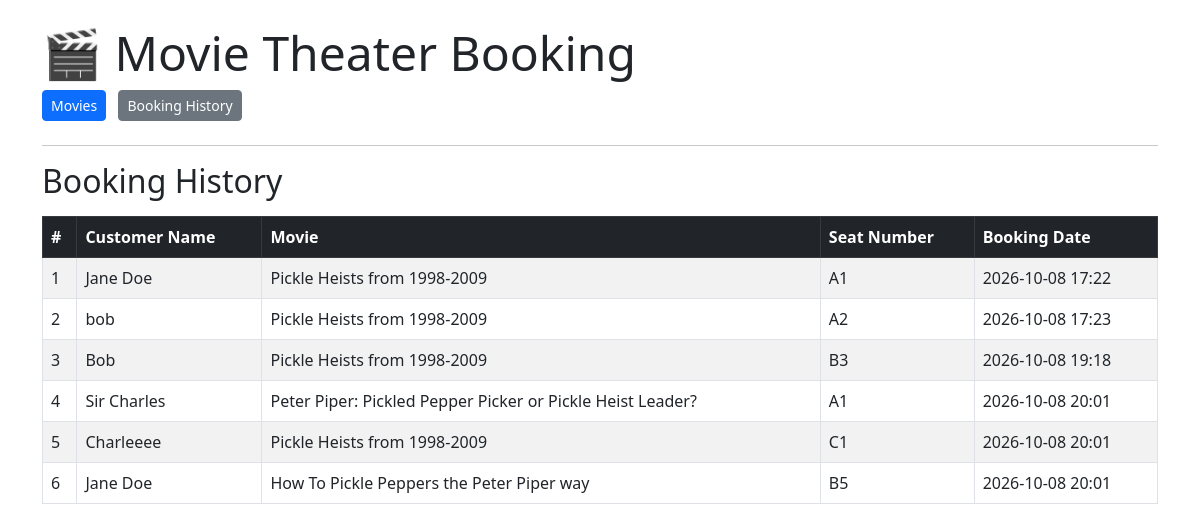
/booking-history/, run on the app's committed database.
### bookings/models.py (models this page shows, shortened)
class Booking(models.Model):
    movie = models.ForeignKey(Movie, on_delete=models.CASCADE)
    seat = models.ForeignKey(Seat, on_delete=models.CASCADE)
    user = models.CharField(max_length=100)
    booking_date = models.DateTimeField(auto_now_add=True)

class Movie(models.Model):
    title = models.CharField(max_length=255)
    description = models.TextField()
    release_date = models.DateField()
    duration = models.IntegerField(help_text="Duration in minutes")

class Seat(models.Model):
    seat_number = models.CharField(max_length=10, unique=True)
    is_booked = models.BooleanField(default=False)

### bookings/views.py (the view)
# urls.py: path('booking-history/', views.booking_history, name='booking_history'),
def booking_history(request):
    bookings = Booking.objects.all()
    return render(request, 'bookings/booking_history.html', {'bookings': bookings})

### bookings/templates/bookings/booking_history.html
{% extends 'bookings/base.html' %}
{% block content %}
<h2 class="mb-3">Booking History</h2>
<table class="table table-striped table-bordered align-middle">
    <thead class="table-dark">
        <tr>
            <th>#</th>
            <th>Customer Name</th>
            <th>Movie</th>
            <th>Seat Number</th>
            <th>Booking Date</th>
        </tr>
    </thead>
    <tbody>
        {% for booking in bookings %}
        <tr>
            <td>{{ booking.id }}</td>
            <td>{{ booking.user }}</td>
            <td>{{ booking.movie.title }}</td>
            <td>{{ booking.seat.seat_number }}</td>
            <td>{{ booking.booking_date|date:"Y-m-d H:i" }}</td>
        </tr>
        {% empty %}
        <tr>
            <td colspan="5" class="text-center">No bookings found yet.</td>
        </tr>
        {% endfor %}
    </tbody>
</table>
{% endblock %}

### data on the page
Booking: id "1", user "Jane Doe", movie "Pickle Heists from 1998-2009", seat.seat_number "A1", booking_date "2026-10-08 17:22"
Booking: id "2", user "bob", movie "Pickle Heists from 1998-2009", seat.seat_number "A2", booking_date "2026-10-08 17:23"
Booking: id "3", user "Bob", movie "Pickle Heists from 1998-2009", seat.seat_number "B3", booking_date "2026-10-08 19:18"
Booking: id "4", user "Sir Charles", movie "Peter Piper: Pickled Pepper Picker or Pickle Heist Leader?", seat.seat_number "A1", booking_date "2026-10-08 20:01"
Booking: id "5", user "Charleeee", movie "Pickle Heists from 1998-2009", seat.seat_number "C1", booking_date "2026-10-08 20:01"
Booking: id "6", user "Jane Doe", movie "How To Pickle Peppers the Peter Piper way", seat.seat_number "B5", booking_date "2026-10-08 20:01"
